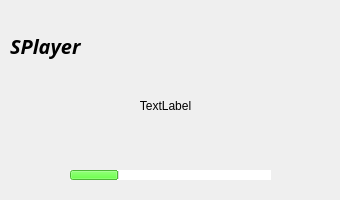
<?xml version="1.0" encoding="UTF-8"?>
<ui version="4.0">
 <class>MainWindow</class>
 <widget class="QMainWindow" name="MainWindow">
  <property name="geometry">
   <rect>
    <x>0</x>
    <y>0</y>
    <width>340</width>
    <height>200</height>
   </rect>
  </property>
  <property name="minimumSize">
   <size>
    <width>340</width>
    <height>200</height>
   </size>
  </property>
  <property name="windowTitle">
   <string>SPlayer</string>
  </property>
  <widget class="QWidget" name="centralWidget">
   <widget class="QLabel" name="label">
    <property name="enabled">
     <bool>true</bool>
    </property>
    <property name="geometry">
     <rect>
      <x>-20</x>
      <y>-50</y>
      <width>371</width>
      <height>311</height>
     </rect>
    </property>
    <property name="styleSheet">
     <string notr="true"/>
    </property>
    <property name="frameShape">
     <enum>QFrame::NoFrame</enum>
    </property>
    <property name="text">
     <string>TextLabel</string>
    </property>
    <property name="alignment">
     <set>Qt::AlignCenter</set>
    </property>
   </widget>
   <widget class="QLabel" name="label2">
    <property name="geometry">
     <rect>
      <x>10</x>
      <y>30</y>
      <width>91</width>
      <height>31</height>
     </rect>
    </property>
    <property name="font">
     <font>
      <family>Vivaldi</family>
      <pointsize>15</pointsize>
      <weight>75</weight>
      <italic>true</italic>
      <bold>true</bold>
     </font>
    </property>
    <property name="text">
     <string>SPlayer</string>
    </property>
   </widget>
   <widget class="QProgressBar" name="progressBar">
    <property name="geometry">
     <rect>
      <x>70</x>
      <y>170</y>
      <width>201</width>
      <height>10</height>
     </rect>
    </property>
    <property name="focusPolicy">
     <enum>Qt::NoFocus</enum>
    </property>
    <property name="acceptDrops">
     <bool>false</bool>
    </property>
    <property name="autoFillBackground">
     <bool>false</bool>
    </property>
    <property name="styleSheet">
     <string notr="true">border-color: rgb(255, 104, 44);
selection-background-color: rgb(107, 255, 74);
</string>
    </property>
    <property name="inputMethodHints">
     <set>Qt::ImhNone</set>
    </property>
    <property name="value">
     <number>24</number>
    </property>
    <property name="textVisible">
     <bool>false</bool>
    </property>
    <property name="invertedAppearance">
     <bool>false</bool>
    </property>
   </widget>
  </widget>
 </widget>
 <layoutdefault spacing="6" margin="11"/>
 <resources/>
 <connections/>
</ui>
